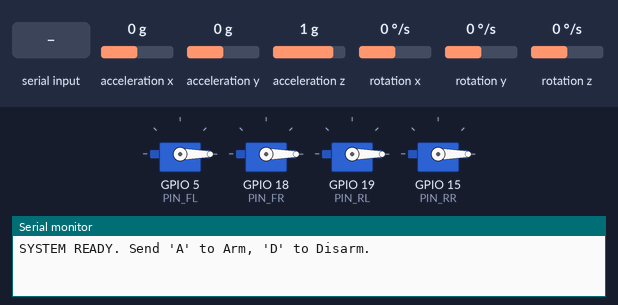
Bench run of a sketch on a simulated ESP32. On the bench: 4 × servo, the last lines printed to the serial monitor. The inputs (shaded band) are chosen by the test bench; at power-on: rotation x 0 °/s, acceleration x 0 g, acceleration y 0 g, acceleration z 1 g, rotation y 0 °/s, rotation z 0 °/s.

Above: at 2.2 s.
2.3 s: "A" received over Serial
At 3.5 s:
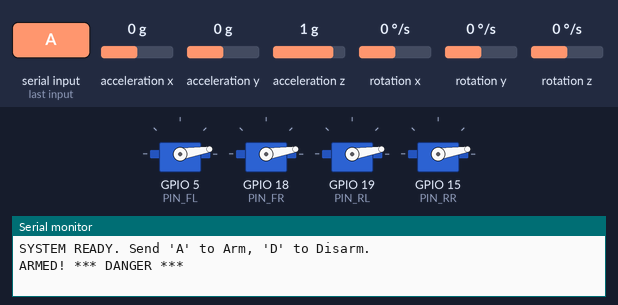
3.8 s: rotation x set to 49 °/s
At 4.09 s:
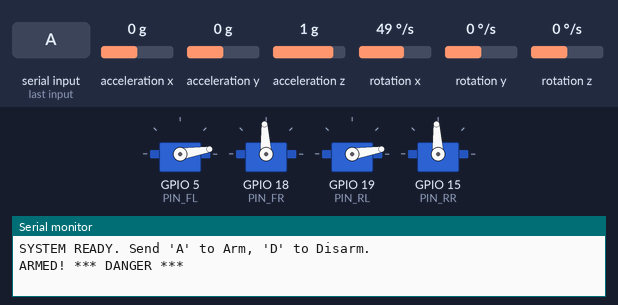
Timing chart, 0 to 7.0 s (numbered marks = the images above; inputs shaded):
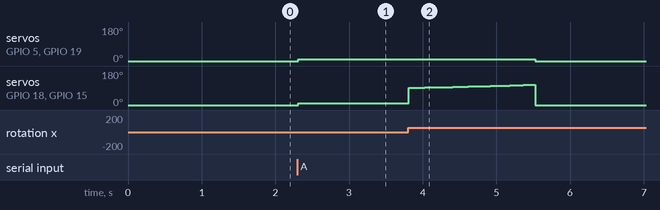

Measured:
- after the input at 2.3 s, servo on GPIO 5 (PIN_FL), servo on GPIO 18 (PIN_FR), servo on GPIO 19 (PIN_RL), servo on GPIO 15 (PIN_RR): 0° → 9° at once
- after the input at 3.8 s, servo on GPIO 5 (PIN_FL), servo on GPIO 19 (PIN_RL): 9° → 0° after 1.7 s; servo on GPIO 18 (PIN_FR), servo on GPIO 15 (PIN_RR): rises from 9° to 107° in 1.6 s, then falls to 0° in 0.09 s

The sketch:

flight_control0.ino
```cpp
#include <Wire.h>
#include <ESP32Servo.h>
#include "MPU9250.h"
#include <MadgwickAHRS.h>


#define PIN_FL 5
#define PIN_FR 18
#define PIN_RL 19
#define PIN_RR 15

#define MIN_THROTTLE 1050  // Idle speed (must spin motors slowly but reliably)
#define MAX_THROTTLE 1800  // Safety Cap (don't use 2000 yet)
#define BASE_HOVER 1300    // Approximate throttle to hover


float Kp_pitch = 1.3, Ki_pitch = 0.04, Kd_pitch = 18.0;
float Kp_roll  = 1.3, Ki_roll  = 0.04, Kd_roll  = 18.0;
float Kp_yaw   = 3.0, Ki_yaw   = 0.02, Kd_yaw   = 0.0;


MPU9250 mpu;
Madgwick filter;
Servo escFL, escFR, escRL, escRR;

bool isArmed = false;
unsigned long lastLoopTime = 0;
float desiredPitch = 0, desiredRoll = 0, desiredYaw = 0; // Setpoints
int baseThrottle = 1000;

float errPitch, prevErrPitch, iPitch;
float errRoll,  prevErrRoll,  iRoll;
float errYaw,   prevErrYaw,   iYaw;

void resetPID() {
  prevErrPitch = 0; iPitch = 0;
  prevErrRoll = 0;  iRoll = 0;
  prevErrYaw = 0;   iYaw = 0;
}

void setup() {
  Serial.begin(115200);
  Wire.begin();

  delay(1000);
  if (!mpu.setup(0x68)) {
    Serial.println("MPU Failed!");
    while(1);
  }
  // Optional: mpu.calibrateAccelGyro(); // Do this once and hardcode offsets if possible

  filter.begin(250); // Target 250Hz Loop

  escFL.attach(PIN_FL, 1000, 2000);
  escFR.attach(PIN_FR, 1000, 2000);
  escRL.attach(PIN_RL, 1000, 2000);
  escRR.attach(PIN_RR, 1000, 2000);

  // Send 1000us to arm ESCs
  writeAllMotors(1000);

  Serial.println("SYSTEM READY. Send 'A' to Arm, 'D' to Disarm.");
}

void loop() {
  unsigned long currentTime = micros();

  if (Serial.available()) {
    char cmd = Serial.read();
    if (cmd == 'A') {
      isArmed = true;
      resetPID();
      baseThrottle = MIN_THROTTLE;
      Serial.println("ARMED! *** DANGER ***");
    }
    else if (cmd == 'D') {
      isArmed = false;
      writeAllMotors(1000);
      Serial.println("DISARMED");
    }
    else if (cmd == '+') baseThrottle += 50;
    else if (cmd == '-') baseThrottle -= 50;
  }

  if (currentTime - lastLoopTime >= 4000) {
    float dt = (currentTime - lastLoopTime) / 1000000.0;
    lastLoopTime = currentTime;

    if (mpu.update()) {
      filter.updateIMU(mpu.getGyroX(), mpu.getGyroY(), mpu.getGyroZ(),
                       mpu.getAccX(),  mpu.getAccY(),  mpu.getAccZ());
    }

    float currentPitch = filter.getPitch();
    float currentRoll  = filter.getRoll();

    if (abs(currentPitch) > 45 || abs(currentRoll) > 45) {
      isArmed = false;
      Serial.println("CRASH DETECTED - DISARMING");
    }

    if (!isArmed) {
      writeAllMotors(1000);
      return;
    }

    errPitch = desiredPitch - currentPitch;
    iPitch  += errPitch * dt;
    iPitch   = constrain(iPitch, -50, 50); // Anti-windup
    float dPitch = (errPitch - prevErrPitch) / dt;
    float pidPitch = (Kp_pitch * errPitch) + (Ki_pitch * iPitch) + (Kd_pitch * dPitch);
    prevErrPitch = errPitch;

    // Roll PID
    errRoll = desiredRoll - currentRoll;
    iRoll  += errRoll * dt;
    iRoll   = constrain(iRoll, -50, 50);
    float dRoll = (errRoll - prevErrRoll) / dt;
    float pidRoll = (Kp_roll * errRoll) + (Ki_roll * iRoll) + (Kd_roll * dRoll);
    prevErrRoll = errRoll;

    // Yaw PID (Simple P-controller for rate damping)
    // For simple hover, we just want to stop spinning
    float pidYaw = 0;

    int m1 = baseThrottle + pidPitch + pidRoll + pidYaw; // FL (CW)
    int m2 = baseThrottle + pidPitch - pidRoll - pidYaw; // FR (CCW)
    int m3 = baseThrottle - pidPitch + pidRoll - pidYaw; // RL (CCW)
    int m4 = baseThrottle - pidPitch - pidRoll + pidYaw; // RR (CW)

    // Constrain to valid range
    m1 = constrain(m1, MIN_THROTTLE, MAX_THROTTLE);
    m2 = constrain(m2, MIN_THROTTLE, MAX_THROTTLE);
    m3 = constrain(m3, MIN_THROTTLE, MAX_THROTTLE);
    m4 = constrain(m4, MIN_THROTTLE, MAX_THROTTLE);

    escFL.writeMicroseconds(m1);
    escFR.writeMicroseconds(m2);
    escRL.writeMicroseconds(m3);
    escRR.writeMicroseconds(m4);
  }
}

void writeAllMotors(int val) {
  escFL.writeMicroseconds(val);
  escFR.writeMicroseconds(val);
  escRL.writeMicroseconds(val);
  escRR.writeMicroseconds(val);
}
```
